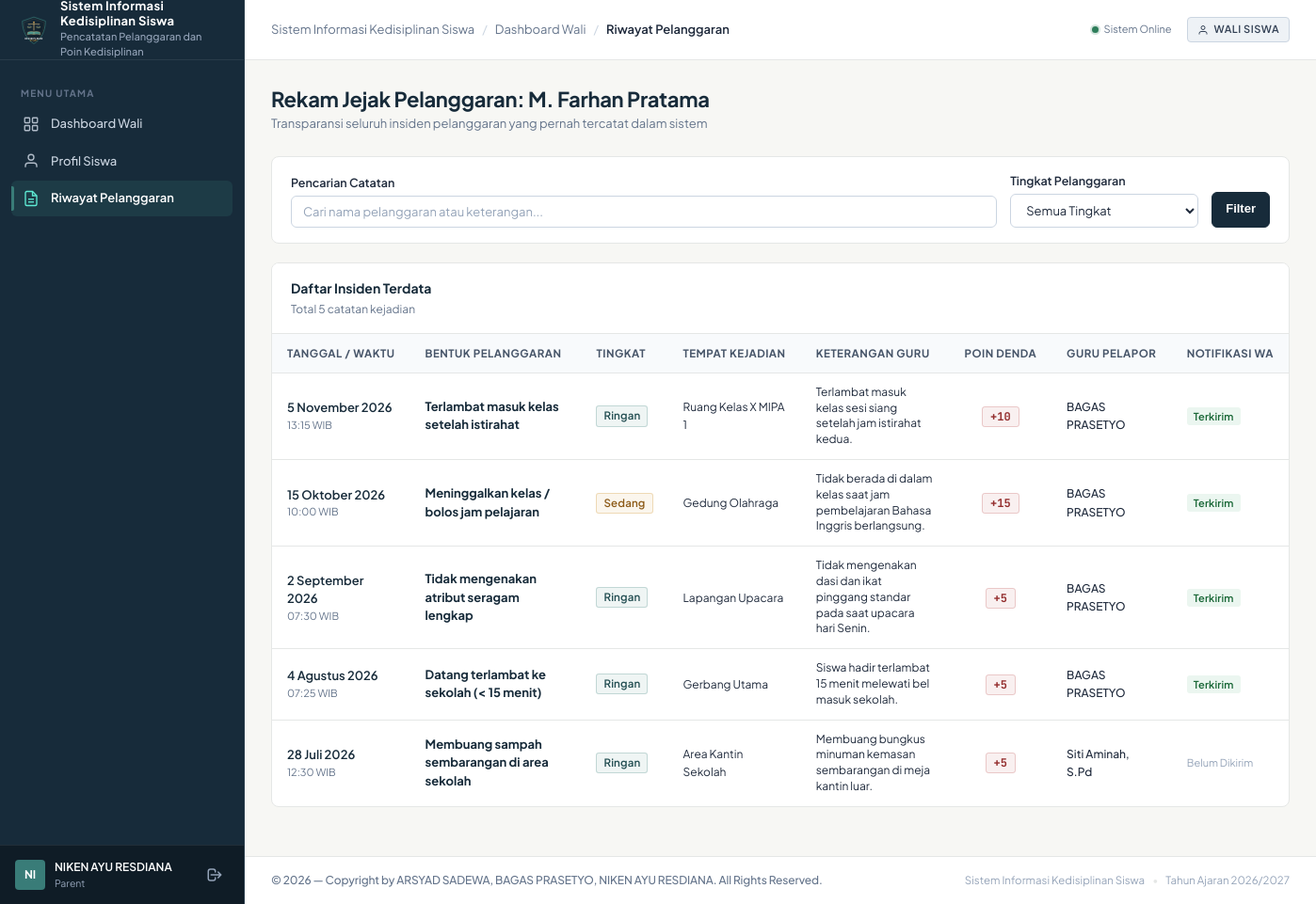
The app's page /parent/history.php (signed in) with its own data.
### tables this page shows
CREATE TABLE `users` (
    `id` INT AUTO_INCREMENT PRIMARY KEY,
    `username` VARCHAR(50) NOT NULL UNIQUE,
    `password` VARCHAR(255) NOT NULL,
    `full_name` VARCHAR(100) NOT NULL,
    `role` ENUM('admin', 'teacher', 'parent') NOT NULL,
    `status` ENUM('active', 'inactive') NOT NULL DEFAULT 'active',
    `last_login` DATETIME NULL,
    `created_at` TIMESTAMP DEFAULT CURRENT_TIMESTAMP,
    `updated_at` TIMESTAMP DEFAULT CURRENT_TIMESTAMP ON UPDATE CURRENT_TIMESTAMP
);

CREATE TABLE `parents` (
    `id` INT AUTO_INCREMENT PRIMARY KEY,
    `user_id` INT NULL,
    `student_id` INT NOT NULL,
    `nama_wali` VARCHAR(100) NOT NULL,
    `hubungan` ENUM('Ayah', 'Ibu', 'Wali') NOT NULL DEFAULT 'Ayah',
    `pekerjaan` VARCHAR(100) NULL,
    `no_telp` VARCHAR(20) NOT NULL,
    `alamat` TEXT NULL,
    `created_at` TIMESTAMP DEFAULT CURRENT_TIMESTAMP,
    `updated_at` TIMESTAMP DEFAULT CURRENT_TIMESTAMP ON UPDATE CURRENT_TIMESTAMP,
    CONSTRAINT `fk_parents_user` FOREIGN KEY (`user_id`) REFERENCES `users` (`id`) ON DELETE SET NULL ON UPDATE CASCADE,
    CONSTRAINT `fk_parents_student` FOREIGN KEY (`student_id`) REFERENCES `students` (`id`) ON DELETE CASCADE ON UPDATE CASCADE
);

CREATE TABLE `students` (
    `id` INT AUTO_INCREMENT PRIMARY KEY,
    `nis` VARCHAR(30) NOT NULL UNIQUE,
    `nisn` VARCHAR(30) NULL UNIQUE,
    `nama_lengkap` VARCHAR(100) NOT NULL,
    `jenis_kelamin` ENUM('L', 'P') NOT NULL,
    `class_id` INT NOT NULL,
    `tempat_lahir` VARCHAR(50) NULL,
    `tanggal_lahir` DATE NULL,
    `alamat` TEXT NULL,
    `no_telp_wali` VARCHAR(20) NOT NULL,
    `total_poin` INT NOT NULL DEFAULT 0,
    `status_siswa` ENUM('aktif', 'lulus', 'pindah', 'dikeluarkan') NOT NULL DEFAULT 'aktif',
    `created_at` TIMESTAMP DEFAULT CURRENT_TIMESTAMP,
    `updated_at` TIMESTAMP DEFAULT CURRENT_TIMESTAMP ON UPDATE CURRENT_TIMESTAMP,
    CONSTRAINT `fk_students_class` FOREIGN KEY (`class_id`) REFERENCES `classes` (`id`) ON DELETE RESTRICT ON UPDATE CASCADE
);

CREATE TABLE `violation_records` (
    `id` INT AUTO_INCREMENT PRIMARY KEY,
    `kode_transaksi` VARCHAR(50) NOT NULL UNIQUE,
    `student_id` INT NOT NULL,
    `category_id` INT NOT NULL,
    `teacher_id` INT NOT NULL,
    `poin` INT NOT NULL,
    `tanggal_kejadian` DATE NOT NULL,
    `waktu_kejadian` TIME NOT NULL,
    `tempat_kejadian` VARCHAR(100) NOT NULL DEFAULT 'Lingkungan Sekolah',
    `keterangan` TEXT NOT NULL,
    `status_tindak_lanjut` ENUM('Menunggu', 'Diproses', 'Selesai') NOT NULL DEFAULT 'Diproses',
    `created_at` TIMESTAMP DEFAULT CURRENT_TIMESTAMP,
    `updated_at` TIMESTAMP DEFAULT CURRENT_TIMESTAMP ON UPDATE CURRENT_TIMESTAMP,
    CONSTRAINT `fk_violations_student` FOREIGN KEY (`student_id`) REFERENCES `students` (`id`) ON DELETE RESTRICT ON UPDATE CASCADE,
    CONSTRAINT `fk_violations_category` FOREIGN KEY (`category_id`) REFERENCES `violation_categories` (`id`) ON DELETE RESTRICT ON UPDATE CASCADE,
    CONSTRAINT `fk_violations_teacher` FOREIGN KEY (`teacher_id`) REFERENCES `teachers` (`id`) ON DELETE RESTRICT ON UPDATE CASCADE
);

CREATE TABLE `violation_categories` (
    `id` INT AUTO_INCREMENT PRIMARY KEY,
    `kode` VARCHAR(20) NOT NULL UNIQUE,
    `nama_pelanggaran` VARCHAR(150) NOT NULL,
    `tingkat` ENUM('Ringan', 'Sedang', 'Berat') NOT NULL,
    `poin` INT NOT NULL,
    `deskripsi` TEXT NULL,
    `status` ENUM('active', 'inactive') NOT NULL DEFAULT 'active',
    `created_at` TIMESTAMP DEFAULT CURRENT_TIMESTAMP,
    `updated_at` TIMESTAMP DEFAULT CURRENT_TIMESTAMP ON UPDATE CURRENT_TIMESTAMP
);

CREATE TABLE `teachers` (
    `id` INT AUTO_INCREMENT PRIMARY KEY,
    `user_id` INT NULL,
    `nip` VARCHAR(30) NOT NULL UNIQUE,
    `nama_guru` VARCHAR(100) NOT NULL,
    `jenis_kelamin` ENUM('L', 'P') NOT NULL,
    `jabatan` VARCHAR(100) NOT NULL DEFAULT 'Guru Bimbingan Konseling',
    `no_telp` VARCHAR(20) NOT NULL,
    `email` VARCHAR(100) NULL,
    `created_at` TIMESTAMP DEFAULT CURRENT_TIMESTAMP,
    `updated_at` TIMESTAMP DEFAULT CURRENT_TIMESTAMP ON UPDATE CURRENT_TIMESTAMP,
    CONSTRAINT `fk_teachers_user` FOREIGN KEY (`user_id`) REFERENCES `users` (`id`) ON DELETE SET NULL ON UPDATE CASCADE
);

### parent/history.php (the view, shortened to what the rows shown need)
<?php
require_role(['parent']);
$user = current_user();
$pdo = get_db_connection();
$student_id = (int)($user['student_id'] ?? 0);
$stmtS = $pdo->prepare("SELECT nama_lengkap, nis, total_poin FROM students WHERE id = ?");
$stmtS->execute([$student_id]);
$child = $stmtS->fetch();
$where = ["vr.student_id = ?"];
$params = [$student_id];
$where_sql = implode(" AND ", $where);
$stmt = $pdo->prepare("
    SELECT vr.*, vc.nama_pelanggaran, vc.tingkat, t.nama_guru,
           (SELECT n.status FROM notifications n WHERE n.violation_record_id = vr.id ORDER BY n.id DESC LIMIT 1) as wa_status
    FROM violation_records vr
    JOIN violation_categories vc ON vr.category_id = vc.id
    JOIN teachers t ON vr.teacher_id = t.id
    WHERE {$where_sql}
    ORDER BY vr.tanggal_kejadian DESC, vr.id DESC
");
$stmt->execute($params);
$violations = $stmt->fetchAll();
require_once __DIR__ . '/../includes/header.php';
?>
<div class="page-header">
  <div>
    <h1 class="page-title">Rekam Jejak Pelanggaran: <?= e($child['nama_lengkap']) ?></h1>
    <p class="page-subtitle">Transparansi seluruh insiden pelanggaran yang pernah tercatat dalam sistem</p>
  </div>
</div>
<div class="surface-card">
  <div class="card-header-styled">
    <div>
      <h2 class="card-title-styled">Daftar Insiden Terdata</h2>
    </div>
  </div>
  <div class="card-body-styled" style="padding: 0;">
    <div class="table-responsive">
      <table class="app-table">
        <thead>
          <tr>
            <th>Tanggal / Waktu</th>
            <th>Bentuk Pelanggaran</th>
            <th>Tingkat</th>
            <th>Tempat Kejadian</th>
            <th>Keterangan Guru</th>
            <th style="text-align: center;">Poin Denda</th>
            <th>Guru Pelapor</th>
            <th>Notifikasi WA</th>
          </tr>
        </thead>
        <tbody>
          <?php if (empty($violations)): ?>
            <tr>
              <td colspan="8">
                <div class="empty-state">
                  <div class="empty-state-title">Tidak ada riwayat pelanggaran</div>
                  <div class="empty-state-text">Tidak ditemukan catatan pelanggaran yang sesuai dengan kriteria pencarian.</div>
                </div>
              </td>
            </tr>
          <?php else: ?>
            <?php foreach ($violations as $v):
              $sev_class = ($v['tingkat'] === 'Berat') ? 'badge-berat' : (($v['tingkat'] === 'Sedang') ? 'badge-sedang' : 'badge-ringan');
            ?>
              <tr>
                <td>
                  <div style="font-weight: 600; color: var(--color-primary);"><?= format_date_id($v['tanggal_kejadian']) ?></div>
                  <div style="font-size: 11px; color: var(--color-text-muted);"><?= substr($v['waktu_kejadian'], 0, 5) ?> WIB</div>
                </td>
                <td>
                  <span style="font-weight: 700; color: var(--color-primary);"><?= e($v['nama_pelanggaran']) ?></span>
                </td>
                <td>
                  <span class="badge <?= $sev_class ?>"><?= e($v['tingkat']) ?></span>
                </td>
                <td>
                  <span style="font-size: 12px; color: var(--color-text-main);"><?= e($v['tempat_kejadian']) ?></span>
                </td>
                <td>
                  <div style="font-size: 12px; color: var(--color-text-main); max-width: 280px; line-height: 1.4;"><?= e($v['keterangan']) ?></div>
                </td>
                <td style="text-align: center;">
                  <span class="badge-points danger" style="font-weight: 700;">+<?= (int)$v['poin'] ?></span>
                </td>
                <td>
                  <span style="font-size: 12px; font-weight: 500;"><?= e($v['nama_guru']) ?></span>
                </td>
                <td>
                  <?php if ($v['wa_status'] === 'sent' || $v['wa_status'] === 'simulated'): ?>
                    <span class="badge" style="background-color: #EBF6F0; color: #166534; font-size: 11px;">
                      Terkirim
                    </span>
                  <?php else: ?>
                    <span style="font-size: 11px; color: var(--color-text-subtle);">Belum Dikirim</span>
                  <?php endif; ?>
                </td>
              </tr>
            <?php endforeach; ?>
          <?php endif; ?>
        </tbody>
      </table>
    </div>
  </div>
</div>
<?php require_once __DIR__ . '/../includes/footer.php'; ?>

### includes/sidebar.php (shortened to what the rows shown need)
<?php
$user = current_user();
?>
<aside class="app-sidebar" id="app-sidebar">
  <div class="sidebar-footer">
    <div class="user-mini-profile">
      <div class="user-avatar-initials">
        <?= strtoupper(substr($user['full_name'], 0, 2)) ?>
      </div>
      <div class="user-info">
        <span class="user-name" title="<?= e($user['full_name']) ?>"><?= e($user['full_name']) ?></span>
        <span class="user-role"><?= e($user['role']) ?></span>
      </div>
    </div>
  </div>
</aside>

### records on screen
users: id.nama_wali "NI", id.nama_wali "NIKEN AYU RESDIANA", id "Parent"
students: nama_lengkap "M. Farhan Pratama"
violation_records: tanggal_kejadian "5 November 2026", waktu_kejadian "13:15", category.nama_pelanggaran "Terlambat masuk kelas setelah istirahat", category.tingkat "Ringan", tempat_kejadian "Ruang Kelas X MIPA 1", keterangan "Terlambat masuk kelas sesi siang setelah jam istirahat kedua.", poin "10", teacher.nama_guru "BAGAS PRASETYO", shows "Terkirim"
violation_records: tanggal_kejadian "15 Oktober 2026", waktu_kejadian "10:00", category.nama_pelanggaran "Meninggalkan kelas / bolos jam pelajaran", category.tingkat "Sedang", tempat_kejadian "Gedung Olahraga", keterangan "Tidak berada di dalam kelas saat jam pembelajaran Bahasa Inggris berlangsung.", poin "15", teacher.nama_guru "BAGAS PRASETYO", shows "Terkirim"
violation_records: tanggal_kejadian "2 September 2026", waktu_kejadian "07:30", category.nama_pelanggaran "Tidak mengenakan atribut seragam lengkap", category.tingkat "Ringan", tempat_kejadian "Lapangan Upacara", keterangan "Tidak mengenakan dasi dan ikat pinggang standar pada saat upacara hari Senin.", poin "5", teacher.nama_guru "BAGAS PRASETYO", shows "Terkirim"
violation_records: tanggal_kejadian "4 Agustus 2026", waktu_kejadian "07:25", category.nama_pelanggaran "Datang terlambat ke sekolah (< 15 menit)", category.tingkat "Ringan", tempat_kejadian "Gerbang Utama", keterangan "Siswa hadir terlambat 15 menit melewati bel masuk sekolah.", poin "5", teacher.nama_guru "BAGAS PRASETYO", shows "Terkirim"
violation_records: tanggal_kejadian "28 Juli 2026", waktu_kejadian "12:30", category.nama_pelanggaran "Membuang sampah sembarangan di area sekolah", category.tingkat "Ringan", tempat_kejadian "Area Kantin Sekolah", keterangan "Membuang bungkus minuman kemasan sembarangan di meja kantin luar.", poin "5", teacher.nama_guru "Siti Aminah, S.Pd", shows "Belum Dikirim"

### other values on screen
APP_NAME "Sistem Informasi Kedisiplinan Siswa"
APP_SUBTITLE "Pencatatan Pelanggaran dan Poin Kedisiplinan"
$b['title'] "Dashboard Wali"
$b['title'] "Riwayat Pelanggaran"
count($violations) "5"
get_setting('academic_year', '2026/2027') "2026/2027"
